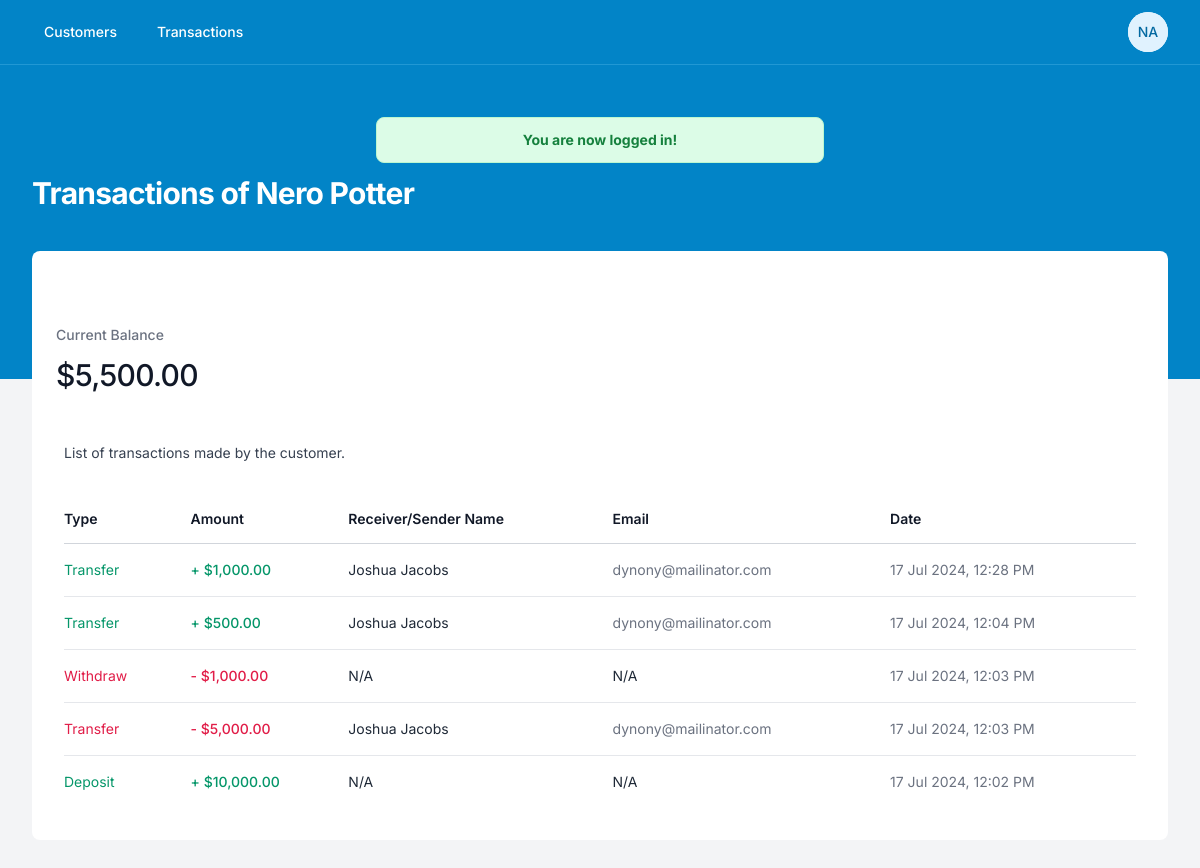
/resources/admin/customer_transactions.php?id=2 (signed in), run on the app's committed database.
### tables this page shows
CREATE TABLE `users` (
  `id` int NOT NULL,
  `name` varchar(255) NOT NULL,
  `email` varchar(255) NOT NULL,
  `password` varchar(255) NOT NULL,
  `role` varchar(20) NOT NULL,
  `created_at` timestamp NULL DEFAULT CURRENT_TIMESTAMP
);

CREATE TABLE `transactions` (
  `id` int NOT NULL,
  `user_email` varchar(255) NOT NULL,
  `receiver_email` varchar(255) DEFAULT NULL,
  `amount` float NOT NULL,
  `type` varchar(20) NOT NULL,
  `created_at` timestamp NULL DEFAULT CURRENT_TIMESTAMP
);

### bootstrap.php (called while the page is built, shortened)
<?php
$config = require __DIR__ . '/config.php';
$storage = null;
if ($config['storage'] === 'file') {
    $storage = new FileStorage();
} elseif ($config['storage'] === 'database') {
    $db = $config['db'];
    if ($db['driver'] === 'sqlite') {
        $dsn = "sqlite:{$db['dbname']}";
    } else {
        $dsn = "{$db['driver']}:host={$db['host']};dbname={$db['dbname']}";
    }
    $pdo = new PDO($dsn, $db['username'], $db['password']);
    $pdo->setAttribute(PDO::ATTR_ERRMODE, PDO::ERRMODE_EXCEPTION);
    $pdo->setAttribute(PDO::ATTR_DEFAULT_FETCH_MODE, PDO::FETCH_ASSOC);
    $storage = new DatabaseStorage($pdo);
}
$auth = new Auth($storage);
$user = new User($storage);
$transaction = new Transaction($storage);
return [
    'auth' => $auth,
    'user' => $user,
    'transaction' => $transaction
];

### app/Classes/Auth.php (called while the page is built, shortened)
<?php
class Auth
{
    public static function getCurrentUser(): array
    {
        return $_SESSION['user'] ?? [];
    }
}

### app/Classes/Message.php (called while the page is built, shortened)
<?php
class Message
{
    public static function flash(string $type, string $message = null): ?string
    {
        $message = $_SESSION['flash'][$type] ?? null;
        return $message;
    }
}

### app/Classes/User.php (called while the page is built, shortened)
<?php
class User
{
    private $storage;
    public function __construct(StorageInterface $storage)
    {
        $this->storage = $storage;
    }
    public function getUserById(int $id): ?array
    {
        return $this->storage->getUserById($id);
    }
    public function getUserByEmail(string $email): ?array
    {
        return $this->storage->getUserByEmail($email);
    }
}

### app/storage/DatabaseStorage.php (called while the page is built, shortened)
<?php
class DatabaseStorage implements StorageInterface
{
    private PDO $pdo;
    public function __construct(PDO $pdo)
    {
        $this->pdo = $pdo;
    }
    public function getUserByEmail(string $email): ?array
    {
        try {
            $query = "SELECT * FROM users WHERE email = :email";
            $stmt = $this->pdo->prepare($query);
            $stmt->execute(['email' => $email]);
            $user = $stmt->fetch();
            return $user ? $user : null;
        } catch (PDOException $e) {
            throw new Exception("Error fetching user: " . $e->getMessage());
        }
    }
    public function getUserById(int $id): ?array
    {
        try {
            $query = "SELECT * FROM users WHERE id = :id";
            $stmt = $this->pdo->prepare($query);
            $stmt->execute(['id' => $id]);
            $user = $stmt->fetch();
            return $user ? $user : null;
        } catch (PDOException $e) {
            throw new Exception("Error fetching user: " . $e->getMessage());
        }
    }
    public function getTransactionsOfUser(string $userEmail): array
    {
        try {
            $query = "SELECT * FROM transactions WHERE user_email = :user_email OR receiver_email = :receiver_email ORDER BY created_at DESC";
            $stmt = $this->pdo->prepare($query);
            $stmt->execute([
                'user_email' => $userEmail,
                'receiver_email' => $userEmail
            ]);
            return $stmt->fetchAll();
        } catch (PDOException $e) {
            throw new Exception("Error fetching transactions: " . $e->getMessage());
        }
    }
}

### app/Classes/Transaction.php (called while the page is built, shortened)
<?php
class Transaction
{
    private $storage;
    public function __construct(StorageInterface $storage)
    {
        $this->storage = $storage;
    }
    public function getUserTransactions(string $userEmail): array
    {
        return $this->storage->getTransactionsOfUser($userEmail);
    }
    public function getBalance(string $userEmail): float
    {
        $transactions = $this->storage->getTransactionsOfUser($userEmail);
        $balance = 0;
        foreach ($transactions as $transaction) {
            if ($transaction['user_email'] === $userEmail) {
                if ($transaction['type'] === 'deposit') {
                    $balance += $transaction['amount'];
                } else {
                    $balance -= $transaction['amount'];
                }
            } else {
                $balance += $transaction['amount'];
            }
        }
        return $balance;
    }
}

### app/Classes/Utility.php (called while the page is built, shortened)
<?php
class Utility
{
    public static function dateFormat(string $timestamp = null): string
    {
        if ($timestamp) {
            return date('d M Y, h:i A', strtotime($timestamp));
        } else {
            return date('Y-m-d H:i:s');
        }
    }
}

### resources/admin/customer_transactions.php (the view, shortened to what this page needs)
<?php
$dependencies = require __DIR__ . '/../../bootstrap.php';
$auth = $dependencies['auth'];
$userClass = $dependencies['user'];
$transaction = $dependencies['transaction'];
$auth->checkAdmin();
$admin = $auth->getCurrentUser();
if (isset($_GET['id'])) {
  $userId = (int) $_GET['id'];
  $user = $userClass->getUserById($userId);
}
$transactions = $transaction->getUserTransactions($user['email']);
$balance = $transaction->getBalance($user['email']);
?>
<!DOCTYPE html>
<html class="h-full bg-gray-100" lang="en">
<head>
  <script src="https://cdn.tailwindcss.com"></script>
</head>
<body class="h-full">
  <div class="min-h-full">
    <div class="bg-sky-600 pb-32">
      <nav class="border-b border-opacity-25 border-sky-300 bg-sky-600" x-data="{ mobileMenuOpen: false, userMenuOpen: false }">
        <div class="px-4 mx-auto max-w-7xl sm:px-6 lg:px-8">
          <div class="flex justify-between h-16">
            <div class="flex items-center px-2 lg:px-0">
              <div class="hidden sm:block">
                <div class="flex space-x-4">
                  <a href="./customers.php" class="px-3 py-2 text-sm font-medium text-white rounded-md hover:bg-sky-500 hover:bg-opacity-75">Customers</a>
                  <a href="./transactions.php" class="px-3 py-2 text-sm font-medium text-white rounded-md hover:bg-sky-500 hover:bg-opacity-75">Transactions</a>
                </div>
              </div>
            </div>
            <div class="hidden gap-2 sm:ml-6 sm:flex sm:items-center">
              <div class="relative ml-3" x-data="{ open: false }">
                <div>
                  <button @click="open = !open" type="button" class="flex text-sm bg-white rounded-full focus:outline-none" id="user-menu-button" aria-expanded="false" aria-haspopup="true">
                    <span class="inline-flex items-center justify-center w-10 h-10 rounded-full bg-sky-100">
                      <span class="font-medium leading-none text-sky-700"><?= $admin['name_initial'] ?></span>
                    </span>
                  </button>
                </div>
              </div>
            </div>
          </div>
        </div>
      </nav>
      <header class="py-10">
        <div class="mx-auto max-w-7xl px-4 sm:px-6 lg:px-8">
          <div class="sm:mx-auto sm:w-full sm:max-w-md">
            <?php $message = Message::flash('success');
            if ($message) : ?>
              <div class="my-3 bg-green-100 border border-green-200 text-sm text-green-700 rounded-lg p-3 text-center" role="alert">
                <span class="font-bold"><?= $message; ?></span>
              </div>
            <?php endif; ?>
          </div>
          <h1 class="text-3xl font-bold tracking-tight text-white">
            Transactions of <?= $user['name'] ?>
          </h1>
        </div>
      </header>
    </div>
    <main class="-mt-32">
      <div class="mx-auto max-w-7xl px-4 pb-12 sm:px-6 lg:px-8">
        <div class="bg-white rounded-lg py-8">
          <dl class="mx-auto grid grid-cols-1 gap-px sm:grid-cols-2 lg:grid-cols-4">
            <div class="flex flex-wrap items-baseline justify-between gap-x-4 gap-y-2 bg-white px-4 py-10 sm:px-6 xl:px-8">
              <dt class="text-sm font-medium leading-6 text-gray-500">
                Current Balance
              </dt>
              <dd class="w-full flex-none text-3xl font-medium leading-10 tracking-tight text-gray-900">
                $<?= number_format($balance, 2) ?>
              </dd>
            </div>
          </dl>
          <div class="px-4 sm:px-6 lg:px-8">
            <div class="sm:flex sm:items-center">
              <div class="sm:flex-auto">
                <p class="mt-2 text-sm text-gray-700">
                  List of transactions made by the customer.
                </p>
              </div>
            </div>
            <div class="mt-8 flow-root">
              <div class="-mx-4 -my-2 overflow-x-auto sm:-mx-6 lg:-mx-8">
                <div class="inline-block min-w-full py-2 align-middle sm:px-6 lg:px-8">
                  <table class="min-w-full divide-y divide-gray-300">
                    <thead>
                      <tr>
                        <th scope="col" class="whitespace-nowrap py-3.5 pl-4 pr-3 text-left text-sm font-semibold text-gray-900 sm:pl-0">
                          Type
                        </th>
                        <th scope="col" class="whitespace-nowrap px-2 py-3.5 text-left text-sm font-semibold text-gray-900">
                          Amount
                        </th>
                        <th scope="col" class="whitespace-nowrap py-3.5 pl-4 pr-3 text-left text-sm font-semibold text-gray-900 sm:pl-0">
                          Receiver/Sender Name
                        </th>
                        <th scope="col" class="whitespace-nowrap py-3.5 pl-4 pr-3 text-left text-sm font-semibold text-gray-900 sm:pl-0">
                          Email
                        </th>
                        <th scope="col" class="whitespace-nowrap px-2 py-3.5 text-left text-sm font-semibold text-gray-900">
                          Date
                        </th>
                      </tr>
                    </thead>
                    <tbody class="divide-y divide-gray-200 bg-white">
                      <?php if (!empty($transactions)) : ?>
                        <?php foreach ($transactions as $transaction) :
                          $receiver = null;
                          $sender = null;
                          $isReceived = false;
                          if ($transaction['type'] == 'transfer') {
                            if ($transaction['receiver_email'] == $user['email']) {
                              $isReceived = true;
                              $sender = $userClass->getUserByEmail($transaction['user_email']);
                            } else {
                              $receiver = $userClass->getUserByEmail($transaction['receiver_email']);
                            }
                          } else {
                            if ($transaction['type'] == 'deposit') {
                              $isReceived = true;
                            }
                          }
                          $date = Utility::dateFormat($transaction['created_at']);
                          $textColor = $isReceived ? 'text-emerald-600' : 'text-rose-600';
                        ?>
                          <tr>
                            <td class="whitespace-nowrap py-4 pl-4 pr-3 text-sm <?= $textColor ?> sm:pl-0">
                              <?= ucfirst($transaction['type']) ?>
                            </td>
                            <td class="whitespace-nowrap px-2 py-4 text-sm font-medium  <?= $textColor ?> ">
                              <?= $isReceived ? '+' : '-' ?> $<?= number_format($transaction['amount'], 2) ?>
                            </td>
                            <?php if ($transaction['type'] == 'transfer') : ?>
                              <td class="whitespace-nowrap py-4 pl-4 pr-3 text-sm text-gray-800 sm:pl-0">
                                <?= $isReceived ? $sender['name'] : $receiver['name'] ?>
                              </td>
                              <td class="whitespace-nowrap py-4 pl-4 pr-3 text-sm text-gray-500 sm:pl-0">
                                <?= $isReceived ? $sender['email'] : $receiver['email'] ?>
                              </td>
                            <?php else : ?>
                              <td class="whitespace-nowrap py-4 pl-4 pr-3 text-sm text-gray-800 sm:pl-0">
                                N/A
                              </td>
                              <td class="whitespace-nowrap py-4 pl-4 pr-3 text-sm text-gray-800 sm:pl-0">
                                N/A
                              </td>
                            <?php endif; ?>
                            <td class="whitespace-nowrap px-2 py-4 text-sm text-gray-500">
                              <?= $date ?>
                            </td>
                          </tr>
                        <?php endforeach; ?>
                      <?php endif; ?>
                    </tbody>
                  </table>
                </div>
              </div>
            </div>
          </div>
        </div>
      </div>
    </main>
  </div>
</body>
</html>

### resources/admin/customer_transactions.php (style rules this page uses)
* { font-family: 'Inter', system-ui, -apple-system, BlinkMacSystemFont, 'Segoe UI', Roboto, Oxygen, Ubuntu, Cantarell, 'Open Sans', 'Helvetica Neue', sans-serif; }

### data on the page
users: name "Nero Potter"
transactions: type "Transfer", amount "1,000.00", users.name "Joshua Jacobs", users.email "dynony@mailinator.com", created_at "17 Jul 2024, 12:28 PM"
transactions: type "Transfer", amount "500.00", users.name "Joshua Jacobs", users.email "dynony@mailinator.com", created_at "17 Jul 2024, 12:04 PM"
transactions: type "Withdraw", amount "1,000.00", shows "N/A", created_at "17 Jul 2024, 12:03 PM"
transactions: type "Transfer", amount "5,000.00", users.name "Joshua Jacobs", users.email "dynony@mailinator.com", created_at "17 Jul 2024, 12:03 PM"
transactions: type "Deposit", amount "10,000.00", shows "N/A", created_at "17 Jul 2024, 12:02 PM"

### other printed values
$admin['name_initial'] "NA"
$message "You are now logged in!"
$balance "5,500.00"
